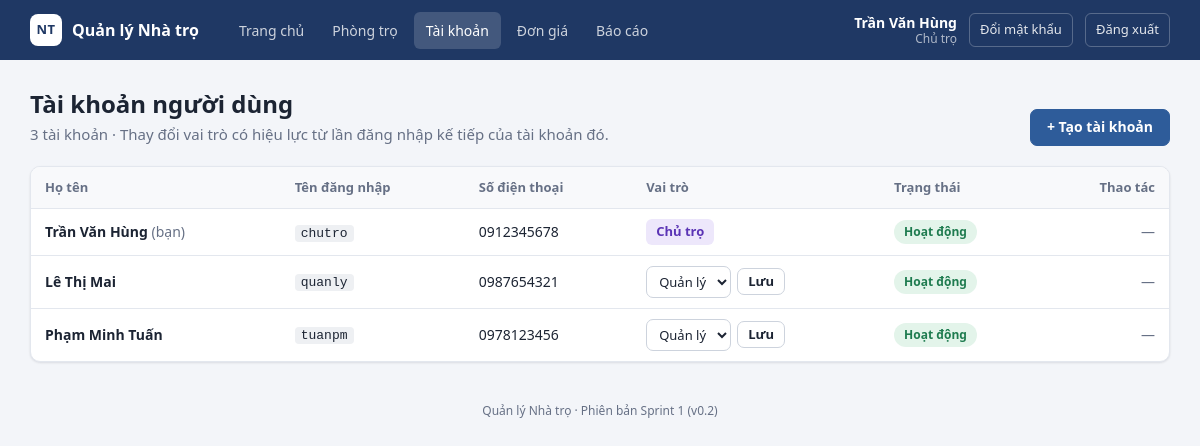
/tai_khoan.php (signed in), run on the app's committed database.
### tables this page shows
CREATE TABLE tai_khoan (
    id             INT AUTO_INCREMENT PRIMARY KEY,
    ho_ten         VARCHAR(100) NOT NULL,
    ten_dang_nhap  VARCHAR(50)  NOT NULL UNIQUE,
    mat_khau       VARCHAR(255) NOT NULL COMMENT 'Mật khẩu đã mã hóa bcrypt, không lưu mật khẩu gốc',
    so_dien_thoai  VARCHAR(10)  NULL,
    vai_tro        ENUM('chu_tro', 'quan_ly') NOT NULL DEFAULT 'quan_ly' COMMENT 'TK005: phân quyền',
    so_lan_sai     INT NOT NULL DEFAULT 0 COMMENT 'TK001: số lần nhập sai mật khẩu liên tiếp',
    khoa_den       DATETIME NULL COMMENT 'TK001: bị khóa đăng nhập đến thời điểm này',
    ngay_tao       DATETIME NOT NULL DEFAULT CURRENT_TIMESTAMP
);

### includes/functions.php (called while the page is built, shortened)
<?php
function db()
{
    static $pdo = null;
    if ($pdo === null) {
        $dsn = 'mysql:host=' . DB_HOST . ';port=' . DB_PORT . ';dbname=' . DB_NAME . ';charset=utf8mb4';
        $pdo = new PDO($dsn, DB_USER, DB_PASS, [
            PDO::ATTR_ERRMODE            => PDO::ERRMODE_EXCEPTION,
            PDO::ATTR_DEFAULT_FETCH_MODE => PDO::FETCH_ASSOC,
        ]);
    }
    return $pdo;
}
function e($gia_tri)
{
    return htmlspecialchars((string)$gia_tri, ENT_QUOTES, 'UTF-8');
}
function current_user()
{
    return isset($_SESSION['user']) ? $_SESSION['user'] : null;
}
function is_chu_tro()
{
    $nguoi_dung = current_user();
    return $nguoi_dung !== null && $nguoi_dung['vai_tro'] === 'chu_tro';
}
function require_role($vai_tro)
{
    if (current_user()['vai_tro'] === $vai_tro) {
        return;
    }
    require __DIR__ . '/header.php';
    ?>
    <?php
    require __DIR__ . '/footer.php';
    exit;
}
function menu_active($tien_to)
{
    $trang = basename(isset($_SERVER['SCRIPT_NAME']) ? $_SERVER['SCRIPT_NAME'] : '');
    return strpos($trang, $tien_to) === 0 ? ' class="active"' : '';
}

### tai_khoan.php (the view, shortened to what this page needs)
<?php
$ds_tai_khoan = db()->query("SELECT * FROM tai_khoan ORDER BY vai_tro = 'chu_tro' DESC, ho_ten")->fetchAll();
require __DIR__ . '/includes/header.php';
?>
<div class="page-head">
    <div>
        <h1>Tài khoản người dùng</h1>
        <p class="muted"><?= count($ds_tai_khoan) ?> tài khoản &middot; Thay đổi vai trò có hiệu lực từ lần đăng nhập kế tiếp của tài khoản đó.</p>
    </div>
    <a class="btn btn-primary" href="tai_khoan_them.php">+ Tạo tài khoản</a>
</div>
<div class="card table-wrap">
    <table class="table">
        <thead>
            <tr>
                <th>Họ tên</th>
                <th>Tên đăng nhập</th>
                <th>Số điện thoại</th>
                <th>Vai trò</th>
                <th>Trạng thái</th>
                <th class="actions">Thao tác</th>
            </tr>
        </thead>
        <tbody>
        <?php foreach ($ds_tai_khoan as $tk): ?>
            <?php
            $la_toi   = (int)$tk['id'] === current_user()['id'];
            $bi_khoa  = $tk['khoa_den'] !== null && strtotime($tk['khoa_den']) > time();
            ?>
            <tr>
                <td><strong><?= e($tk['ho_ten']) ?></strong><?= $la_toi ? ' <span class="muted">(bạn)</span>' : '' ?></td>
                <td><code><?= e($tk['ten_dang_nhap']) ?></code></td>
                <td><?= e($tk['so_dien_thoai']) ?></td>
                <td>
                    <?php if ($la_toi): ?>
                        <span class="role-pill role-<?= e($tk['vai_tro']) ?>"><?= e(VAI_TRO[$tk['vai_tro']]) ?></span>
                    <?php else: ?>
                        <form method="post" class="role-form">
                            <select name="vai_tro" aria-label="Vai trò của <?= e($tk['ten_dang_nhap']) ?>">
                                <?php foreach (VAI_TRO as $ma => $ten): ?>
                                    <option value="<?= e($ma) ?>"<?= $ma === $tk['vai_tro'] ? ' selected' : '' ?>><?= e($ten) ?></option>
                                <?php endforeach; ?>
                            </select>
                            <button type="submit" class="btn btn-sm">Lưu</button>
                        </form>
                    <?php endif; ?>
                </td>
                <td>
                    <?php if ($bi_khoa): ?>
                        <span class="badge badge-bi_khoa">Bị khóa đến <?= date('H:i', strtotime($tk['khoa_den'])) ?></span>
                    <?php else: ?>
                        <span class="badge badge-hoat_dong">Hoạt động</span>
                    <?php endif; ?>
                </td>
                <td class="actions">
                    <?php if ($bi_khoa && !$la_toi): ?>
                        <form method="post" class="inline">
                            <?= csrf_field() ?>
                            <input type="hidden" name="id" value="<?= (int)$tk['id'] ?>">
                            <input type="hidden" name="hanh_dong" value="mo_khoa">
                            <button type="submit" class="btn btn-sm">Mở khóa</button>
                        </form>
                    <?php else: ?>
                        <span class="muted">—</span>
                    <?php endif; ?>
                </td>
            </tr>
        <?php endforeach; ?>
        </tbody>
    </table>
</div>
<?php require __DIR__ . '/includes/footer.php'; ?>

### includes/header.php (shortened to what this page needs)
<?php
$nguoi_dung = current_user();
$la_trang_auth = !empty($auth_page);
?>
<!DOCTYPE html>
<html lang="vi">
<head>
    <link rel="stylesheet" href="assets/style.css">
</head>
<body class="<?= $la_trang_auth ? 'auth-page' : '' ?>">
<?php if (!$la_trang_auth): ?>
<header class="topbar">
    <div class="topbar-inner">
        <a class="brand" href="index.php">
            <span class="brand-logo">NT</span>
            <span><?= e(APP_NAME) ?></span>
        </a>
        <?php if ($nguoi_dung): ?>
            <nav class="menu">
                <a href="index.php"<?= menu_active('index') ?>>Trang chủ</a>
                <a href="phong.php"<?= menu_active('phong') ?>>Phòng trọ</a>
                <?php if (is_chu_tro()):  ?>
                    <a href="tai_khoan.php"<?= menu_active('tai_khoan') ?>>Tài khoản</a>
                    <a href="don_gia.php"<?= menu_active('don_gia') ?>>Đơn giá</a>
                    <a href="bao_cao.php"<?= menu_active('bao_cao') ?>>Báo cáo</a>
                <?php endif; ?>
            </nav>
            <div class="user-box">
                <div class="user-info">
                    <span class="user-name"><?= e($nguoi_dung['ho_ten']) ?></span>
                    <span class="user-role"><?= e(VAI_TRO[$nguoi_dung['vai_tro']]) ?></span>
                </div>
                <a class="topbar-link" href="doi_mat_khau.php">Đổi mật khẩu</a>
                <a class="topbar-link logout" href="logout.php">Đăng xuất</a>
            </div>
        <?php endif; ?>
    </div>
</header>
<?php endif; ?>
<main class="container">

### assets/style.css (style rules this page uses)
:root { --navy: #1F3864; --primary: #2E5C9A; --primary-dark: #244A7C; --primary-soft: #E8EEF8; --bg: #F3F5F9; --card: #FFFFFF; --text: #1C2433; --muted: #667085; --border: #E3E7EE; --input: #CDD3DD; --green: #1E7B4F; --green-soft: #E3F4EA; --blue: #2356A8; --blue-soft: #E4ECFA; --amber: #9A5B00; --amber-soft: #FFF1D6; --red: #B42318; --red-soft: #FDE8E7; --grey-soft: #EEF0F3; --radius: 10px; --shadow: 0 1px 2px rgba(16, 24, 40, .05), 0 1px 3px rgba(16, 24, 40, .06); }
* { box-sizing: border-box; }
html, body { margin: 0; }
body { font-family: "Segoe UI", Roboto, "Helvetica Neue", Arial, sans-serif; font-size: 15px; line-height: 1.5; color: var(--text); background: var(--bg); }
a { color: var(--primary); text-decoration: none; }
h1 { font-size: 24px; margin: 0 0 4px; line-height: 1.3; display: flex; align-items: center; gap: 10px; flex-wrap: wrap; }
p { margin: 0 0 12px; }
code { font-family: Consolas, "Courier New", monospace; font-size: 13px; background: var(--grey-soft); padding: 1px 6px; border-radius: 4px; }
.muted { color: var(--muted); }
.container { max-width: 1180px; margin: 0 auto; padding: 28px 20px 40px; }
.topbar { background: var(--navy); color: #fff; }
.topbar-inner { max-width: 1180px; margin: 0 auto; padding: 0 20px; min-height: 60px; display: flex; align-items: center; gap: 28px; flex-wrap: wrap; }
.brand { display: flex; align-items: center; gap: 10px; color: #fff; font-weight: 700; font-size: 16px; }
.brand-logo { display: inline-flex; align-items: center; justify-content: center; width: 32px; height: 32px; border-radius: 8px; background: #fff; color: var(--navy); font-weight: 800; font-size: 13px; letter-spacing: .5px; }
.menu { display: flex; gap: 4px; flex: 1; flex-wrap: wrap; }
.menu a { color: rgba(255, 255, 255, .78); padding: 8px 12px; border-radius: 6px; font-size: 14px; }
.menu a.active { color: #fff; background: rgba(255, 255, 255, .16); }
.user-box { display: flex; align-items: center; gap: 12px; }
.user-info { display: flex; flex-direction: column; text-align: right; line-height: 1.25; }
.user-name { font-weight: 600; font-size: 14px; }
.user-role { font-size: 12px; color: rgba(255, 255, 255, .65); }
.topbar-link { color: rgba(255, 255, 255, .88); font-size: 13px; padding: 6px 10px; border: 1px solid rgba(255, 255, 255, .25); border-radius: 6px; white-space: nowrap; }
.page-head { display: flex; justify-content: space-between; align-items: flex-end; gap: 16px; margin-bottom: 20px; flex-wrap: wrap; }
.page-head p { margin: 0; }
.card { background: var(--card); border: 1px solid var(--border); border-radius: var(--radius); box-shadow: var(--shadow); }
.btn { display: inline-flex; align-items: center; justify-content: center; gap: 6px; padding: 9px 16px; border-radius: 7px; border: 1px solid var(--input); background: #fff; color: var(--text); font: inherit; font-size: 14px; font-weight: 600; line-height: 1.2; cursor: pointer; white-space: nowrap; }
.btn-primary { background: var(--primary); border-color: var(--primary); color: #fff; }
.btn-sm { padding: 5px 10px; font-size: 13px; }
input[type=text], input[type=password], select, textarea { width: 100%; padding: 9px 12px; border: 1px solid var(--input); border-radius: 7px; font: inherit; color: inherit; background: #fff; }
.table-wrap { overflow-x: auto; }
.table { width: 100%; border-collapse: collapse; font-size: 14px; }
.table th { text-align: left; font-size: 13px; font-weight: 600; color: var(--muted); background: #F8F9FB; padding: 11px 14px; border-bottom: 1px solid var(--border); white-space: nowrap; }
.table td { padding: 10px 14px; border-bottom: 1px solid var(--border); vertical-align: middle; }
.table tbody tr:last-child td { border-bottom: 0; }
.table .actions { text-align: right; white-space: nowrap; }
.badge { display: inline-block; padding: 3px 10px; border-radius: 999px; font-size: 12px; font-weight: 600; white-space: nowrap; background: var(--grey-soft); color: #475467; vertical-align: middle; }
.badge-trong, .badge-hieu_luc, .badge-da_xong, .badge-hoat_dong { background: var(--green-soft); color: var(--green); }
.role-pill { display: inline-block; padding: 3px 10px; border-radius: 6px; font-size: 13px; font-weight: 600; }
.role-chu_tro { background: #EDE7FB; color: #5B34B5; }
.role-form { display: flex; gap: 6px; align-items: center; }
.role-form select { width: auto; padding: 5px 8px; font-size: 13px; }

### data on the page
tai_khoan: ho_ten "Trần Văn Hùng", vai_tro "Chủ trọ", shows "(bạn)", ten_dang_nhap "chutro", so_dien_thoai "0912345678", shows "Hoạt động"
tai_khoan: ho_ten "Lê Thị Mai", ten_dang_nhap "quanly", so_dien_thoai "0987654321", vai_tro "Quản lý", shows "Hoạt động"
tai_khoan: ho_ten "Phạm Minh Tuấn", ten_dang_nhap "tuanpm", so_dien_thoai "0978123456", vai_tro "Quản lý", shows "Hoạt động"

### other printed values
APP_NAME "Quản lý Nhà trọ"
count($ds_tai_khoan) "3"
APP_VERSION "Sprint 1 (v0.2)"
